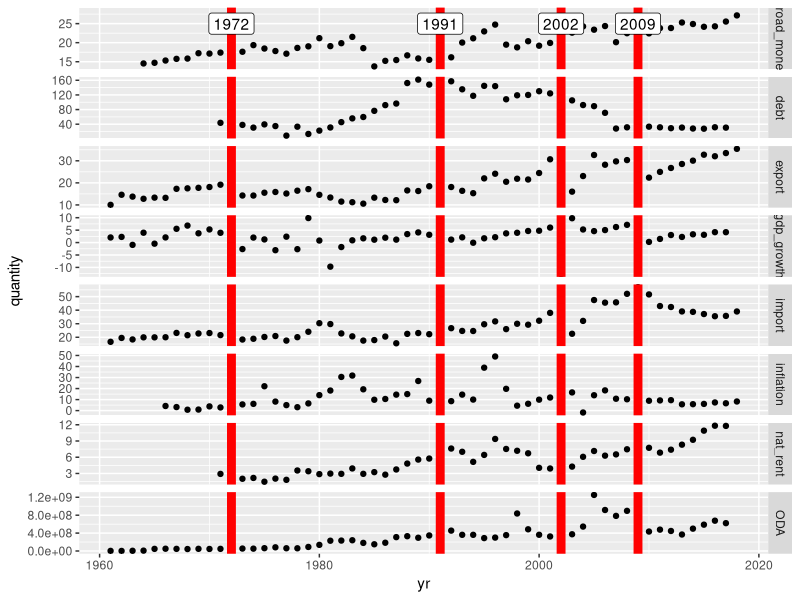
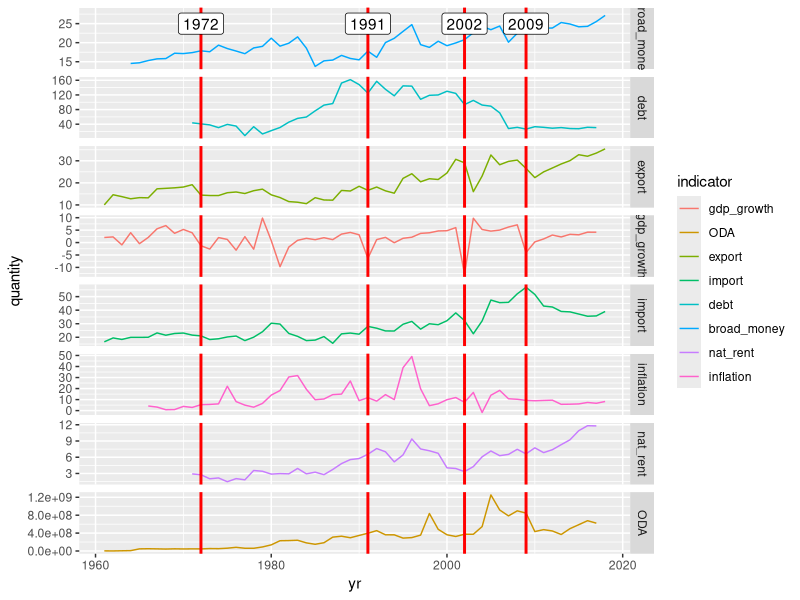
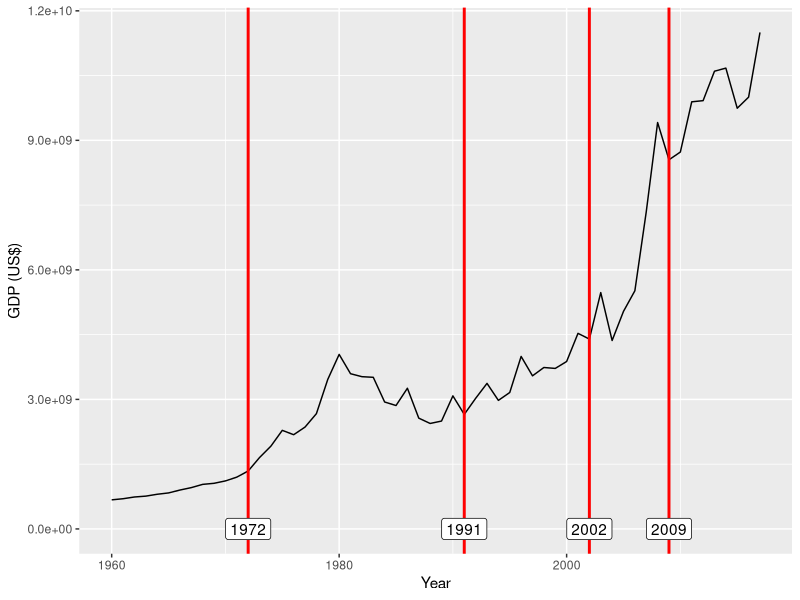
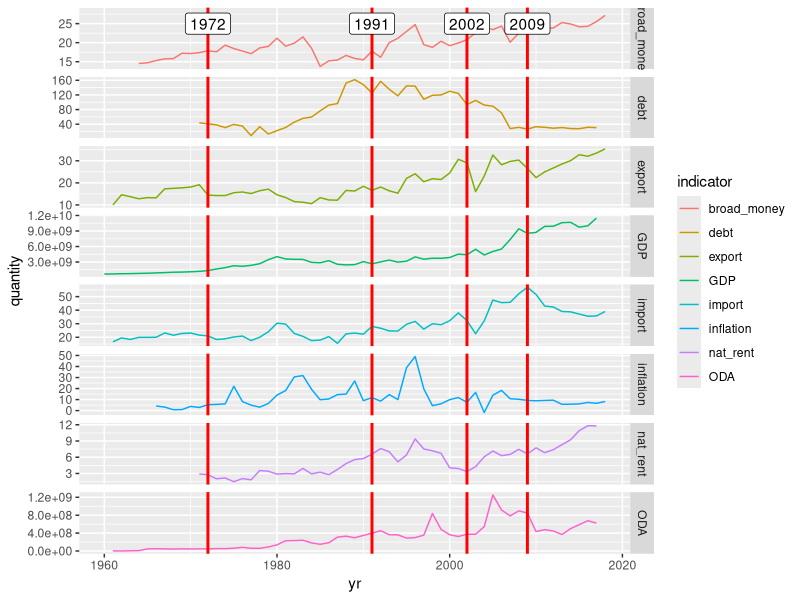
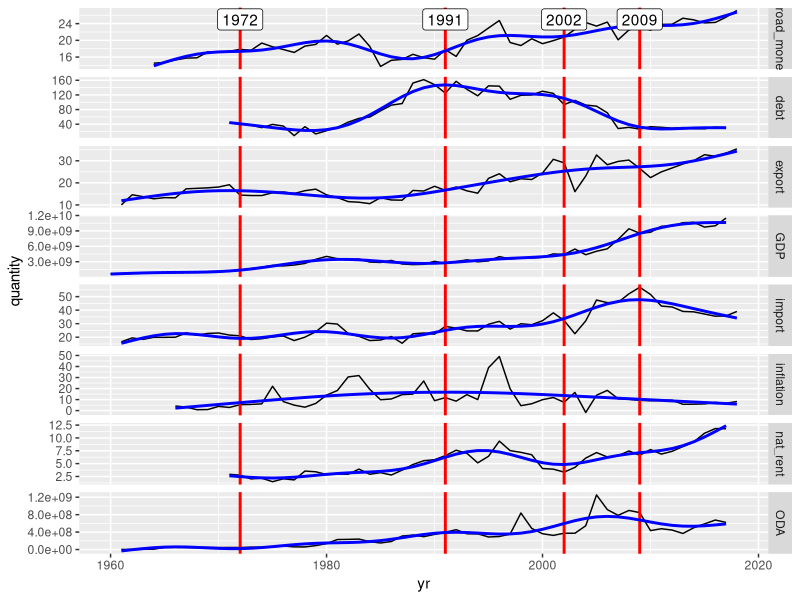
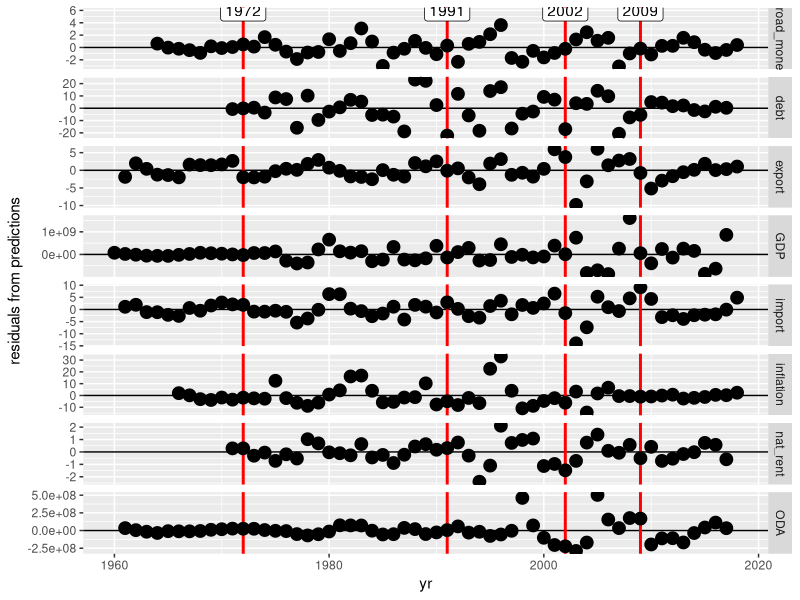
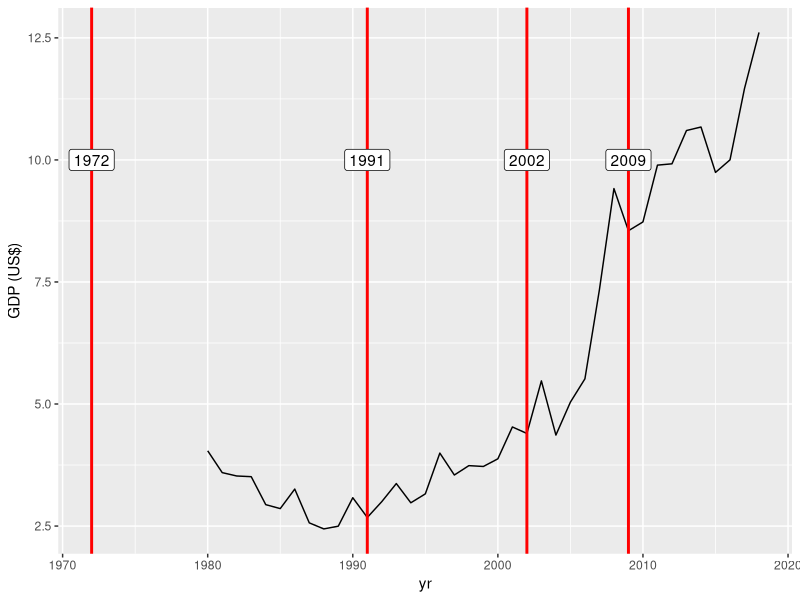

Source code (R) for these figures, in order: (Note: this script raises an error after producing the figures.)
rm(list=ls())

library(reshape2)
library(ggplot2)
library(dplyr)
library(lme4)

dat = read.csv(file ="mirana-data.csv", header = T, stringsAsFactors = F)
head(dat)
names(dat)
names(dat) <- c("yr", "gdp_growth", "ODA", "export", "import", "debt", "broad_money", "nat_rent", "inflation")
head(dat)


#separate and rejoin using 'melt' function in reshape2

dat.long = melt(dat,
                id.vars = "yr",
                variable.name = "indicator")
                
head(dat.long)
names(dat.long)[3] <- "quantity"


#look at indicator names
unique(dat.long$indicator)

crisis_yr = c(1972, 1991, 2002, 2009)
crisis_names = c(1972, 1991, 2002, 2009)
crisis.dat = cbind.data.frame(crisis_yr, crisis_names)
crisis.dat2 = crisis.dat
crisis.dat2$indicator = "broad_money"
head(crisis.dat)

#as points
ggplot(dat = dat.long) + geom_point(aes(x=yr, y=quantity)) + facet_grid(indicator~., scales = "free_y") + 
  geom_vline(data=crisis.dat, aes(xintercept=crisis_yr), col="red", size = 3) + geom_label(data=crisis.dat2, aes(x=crisis_yr, y=25, label=crisis_names))

#as lines - much clearer
ggplot(dat = dat.long) + geom_line(aes(x=yr, y=quantity, color=indicator)) + facet_grid(indicator~., scales = "free_y") + 
  geom_vline(data=crisis.dat, aes(xintercept=crisis_yr), col="red", size = 1) + geom_label(data=crisis.dat2, aes(x=crisis_yr, y=25, label=crisis_names))

ggsave(file = "Mirana_cumulative.pdf",
       units="mm",  
       width=80, 
       height=60, 
       scale=3, 
       dpi=300)


#then replace GDP growth with GDP
dat.long <- subset(dat.long, indicator!="gdp_growth")

#and attach the GDP data belwo

#regression on export
head(dat.long)
dat.long$crisis_yr = "N"
dat.long$crisis_yr[dat.long$yr==1972] = "Y"
dat.long$crisis_yr[dat.long$yr==1991] = "Y"
dat.long$crisis_yr[dat.long$yr==2002] = "Y"
dat.long$crisis_yr[dat.long$yr==2009] = "Y"

dat.long$post_crisis_yr = "N"
dat.long$post_crisis_yr[dat.long$yr==1973] = "Y"
dat.long$post_crisis_yr[dat.long$yr==1992] = "Y"
dat.long$post_crisis_yr[dat.long$yr==2003] = "Y"
dat.long$post_crisis_yr[dat.long$yr==2010] = "Y"






#now try loading the raw GDP data
dat3 <- read.csv(file="GDP.csv", header=T, stringsAsFactors = F)

head(dat3)
names(dat3) = dat3[3,]
dat3 <- dat3[4:nrow(dat3),]

head(dat3)

dat3 <- dat3[dat3$`Country Name`=="Madagascar",]

gdp.dat <- melt(dat3, 
                 id.vars = c("Country Name", "Country Code", "Indicator Name", "Indicator Code"),
                 variable.name = "Year")

head(gdp.dat)

#and plot
gdp.dat$Year = as.numeric(as.character(gdp.dat$Year))
gdp.dat$value = as.numeric(as.character(gdp.dat$value))
ggplot(data=gdp.dat) + geom_line(aes(x=Year, y=value)) + ylab("GDP (US$)") +
  geom_vline(data=crisis.dat, aes(xintercept=crisis_yr), col="red", size = 1) + geom_label(data=crisis.dat, aes(x=crisis_yr, y=10, label=crisis_names))

head(gdp.dat)
gdp.dat <- dplyr::select(gdp.dat, -('Country Code'), -('Indicator Name'), -('Indicator Code'))

head(gdp.dat)


#and join
head(dat.long)

gdp.dat$crisis_yr <- "N"
gdp.dat$crisis_yr[gdp.dat$Year==1972 | gdp.dat$Year==1991 | gdp.dat$Year==2002 | gdp.dat$Year==2009] <- "Y"


gdp.dat$post_crisis_yr <- "N"
gdp.dat$post_crisis_yr[gdp.dat$Year==1973 | gdp.dat$Year==1992 | gdp.dat$Year==2003 | gdp.dat$Year==2010] <- "Y"

head(gdp.dat)
gdp.dat <- dplyr::select(gdp.dat, Year, value, crisis_yr, post_crisis_yr)
gdp.dat$indicator <- "GDP"
names(gdp.dat)[1:2] <-c("yr", "quantity")

gdp.dat <- dplyr::select(gdp.dat, names(dat.long))

dat.long <- rbind(gdp.dat, dat.long)


#as lines - much clearer
ggplot(dat = dat.long) + geom_line(aes(x=yr, y=quantity, color=indicator)) + facet_grid(indicator~., scales = "free_y") + 
  geom_vline(data=crisis.dat, aes(xintercept=crisis_yr), col="red", size = 1) + geom_label(data=crisis.dat2, aes(x=crisis_yr, y=25, label=crisis_names))

ggsave(file = "Mirana_cumulative.pdf",
       units="mm",  
       width=80, 
       height=60, 
       scale=3, 
       dpi=300)


## now that you have consistent fitted time series, go ahead and fit a GAM model to each of these time series to look at what years represent statistical anomalies
## So, for each variable try the following structure:

#try fitting a better model - gam
library(mgcv)

#fit one for every indicator
unique(dat.long$indicator)

#eliminate gaps in the data
dat.long <- dat.long[complete.cases(dat.long),]

gam1 <- gam(quantity~s(yr), data = subset(dat.long, indicator=="GDP"))
gam2 <- gam(quantity~s(yr), data = subset(dat.long, indicator=="ODA"))
gam3 <- gam(quantity~s(yr), data = subset(dat.long, indicator=="export"))
gam4 <- gam(quantity~s(yr), data = subset(dat.long, indicator=="import"))
gam5 <- gam(quantity~s(yr), data = subset(dat.long, indicator=="debt"))
gam6 <- gam(quantity~s(yr), data = subset(dat.long, indicator=="broad_money"))
gam7 <- gam(quantity~s(yr), data = subset(dat.long, indicator=="nat_rent"))
gam8 <- gam(quantity~s(yr), data = subset(dat.long, indicator=="inflation"))

dat.long$gam_predict <- dat.long$gam_residuals <- NA
dat.long$gam_predict[dat.long$indicator=="GDP"] <- predict.gam(gam1)
dat.long$gam_residuals[dat.long$indicator=="GDP"] <- residuals(gam1)

dat.long$gam_predict[dat.long$indicator=="ODA"] <- predict.gam(gam2)
dat.long$gam_residuals[dat.long$indicator=="ODA"] <- residuals(gam2)

dat.long$gam_predict[dat.long$indicator=="export"] <- predict.gam(gam3)
dat.long$gam_residuals[dat.long$indicator=="export"] <- residuals(gam3)

dat.long$gam_predict[dat.long$indicator=="import"] <- predict.gam(gam4)
dat.long$gam_residuals[dat.long$indicator=="import"] <- residuals(gam4)

dat.long$gam_predict[dat.long$indicator=="debt"] <- predict.gam(gam5)
dat.long$gam_residuals[dat.long$indicator=="debt"] <- residuals(gam5)

dat.long$gam_predict[dat.long$indicator=="broad_money"] <- predict.gam(gam6)
dat.long$gam_residuals[dat.long$indicator=="broad_money"] <- residuals(gam6)

dat.long$gam_predict[dat.long$indicator=="nat_rent"] <- predict.gam(gam7)
dat.long$gam_residuals[dat.long$indicator=="nat_rent"] <- residuals(gam7)

dat.long$gam_predict[dat.long$indicator=="inflation"] <- predict.gam(gam8)
dat.long$gam_residuals[dat.long$indicator=="inflation"] <- residuals(gam8)

crisis.dat2 = crisis.dat
crisis.dat2$indicator <- "broad_money"

ggplot(data=dat.long) + geom_line(aes(x=yr, y=quantity)) + facet_grid(indicator~., scales="free_y") +
  geom_vline(data=crisis.dat, aes(xintercept=crisis_yr), col="red", size = 1) + geom_line(aes(x=yr, y= gam_predict), col="blue", size = 1) +
  geom_label(data=crisis.dat2, aes(x=crisis_yr, y=25, label=crisis_names)) 

ggsave(file = "Mirana_cumulative_wGAM.pdf",
       units="mm",  
       width=80, 
       height=60, 
       scale=3, 
       dpi=300)



#then plot residuals

ggplot(data=dat.long)  + geom_hline(yintercept = 0)  + geom_vline(data=crisis.dat, aes(xintercept=crisis_yr), col="red", size = 1) + ylab("residuals from predictions") +
   geom_point(aes(x=yr, y=gam_residuals), size=4) + geom_label(data=crisis.dat2, aes(x=crisis_yr, y=6, label=crisis_names)) +  facet_grid(indicator~., scales="free_y")





ggsave(file = "Mirana_cumulative_wGAM_residuals.pdf",
       units="mm",  
       width=60, 
       height=90, 
       scale=3, 
       dpi=300)


#then add in autocorrelation







datWEO <- read.csv(file="WEO-Data-FMI-Mada.csv", header=T, stringsAsFactors = F)
head(datWEO)
names(datWEO)
datWEO <- cbind.data.frame(datWEO[,2], datWEO[,5], datWEO[,7], datWEO[,10:48])  
names(datWEO) <- c("country", "variable", "units", seq(1980, 2018,1))

datWEO.long <- melt(datWEO, id.vars = c("country", "variable", "units"),
                    variable.name = "yr")
head(datWEO.long)

unique(datWEO.long$variable)
unique(datWEO.long$units)

#select only those with USD
datWEO.long = subset(datWEO.long, units == "U.S. dollars")
head(datWEO.long)
unique(datWEO.long$variable)

#plot GDP
WEO.gdp <- subset(datWEO.long, variable=="Gross domestic product, current prices")
head(WEO.gdp)
WEO.gdp$value <- as.numeric(WEO.gdp$value)
WEO.gdp$yr <- as.numeric(as.character(WEO.gdp$yr))

ggplot(data=WEO.gdp) + geom_line(aes(x=yr, y=value)) + ylab("GDP (US$)") +
  geom_vline(data=crisis.dat, aes(xintercept=crisis_yr), col="red", size = 1) + geom_label(data=crisis.dat, aes(x=crisis_yr, y=10, label=crisis_names)) 
  #geom_line(aes(x=Year, y= gam_predict), col="blue", size = 2)

ggsave(file = "WEO_gdp.pdf",
       units="mm",  
       width=80, 
       height=60, 
       scale=3, 
       dpi=300)


## looks the same, which is good.


## take a look at the crisis data that Mirana compiled and do some AIC model comparison
## 
crisis.dat <- read.csv2(file = "crisesA.csv", header=T, stringsAsFactors = F)
head(crisis.dat)
crisis.dat$Election <-  gsub(pattern = ",", replacement = ".", x=crisis.dat$Election)
crisis.dat$Election <-  gsub(pattern = "%", replacement = "", x=crisis.dat$Election)
crisis.dat$Election <- as.numeric(crisis.dat$Election)






################################
################################

## Old analyses - can mostly ignore
#add a column for change in GDP 1 year, 5 years, 10 years later

## compare predictors of crisis severity
## start with most complex crisis

m1 <- lm(Death~Transition + Pre.crisis + Post.crisis + Crisis, data=crisis.dat)
summary(m1)


m2 <- glm(quantity~yr +  crisis_yr, data=subset(dat.long, indicator=="ODA"))
summary(m2)

m3 <- glm(quantity~yr +  crisis_yr, data=subset(dat.long, indicator=="export"))
summary(m3)

m4 <- glm(quantity~yr +  crisis_yr, data=subset(dat.long, indicator=="import"))
summary(m4)

m5 <- glm(quantity~yr +  crisis_yr, data=subset(dat.long, indicator=="debt"))
summary(m5)

m6 <- glm(quantity~yr +  crisis_yr, data=subset(dat.long, indicator=="broad_money"))
summary(m6)

m7 <- glm(quantity~yr +  crisis_yr, data=subset(dat.long, indicator=="nat_rent"))
summary(m7)

m8 <- glm(quantity~yr +  crisis_yr, data=subset(dat.long, indicator=="inflation"))
summary(m8)


#look at whether crisis matters each post-crisis yr
m1 <- glm(quantity~yr +  post_crisis_yr, data=subset(dat.long, indicator=="gdp_growth"))
summary(m1)


m2 <- glm(quantity~yr +  post_crisis_yr, data=subset(dat.long, indicator=="ODA"))
summary(m2)


m3 <- glm(quantity~yr +  post_crisis_yr, data=subset(dat.long, indicator=="export"))
summary(m3)
##this sig - want to know the duration of effect...

m4 <- glm(quantity~yr +  post_crisis_yr, data=subset(dat.long, indicator=="import"))
summary(m4)

m5 <- glm(quantity~yr +  post_crisis_yr, data=subset(dat.long, indicator=="debt"))
summary(m5)

m6 <- glm(quantity~yr +  post_crisis_yr, data=subset(dat.long, indicator=="broad_money"))
summary(m6)

m7 <- glm(quantity~yr +  post_crisis_yr, data=subset(dat.long, indicator=="nat_rent"))
summary(m7)

m8 <- glm(quantity~yr +  post_crisis_yr, data=subset(dat.long, indicator=="inflation"))
summary(m8)




#look at whether crisis matters each year
m1 <- glm(quantity~yr +  crisis_yr, data=subset(dat.long, indicator=="gdp_growth"))
summary(m1)




gdp.dat = subset(dat.long, indicator=="gdp_growth")
gdp.dat = gdp.dat[complete.cases(gdp.dat),]
gdp.dat$prediction = predict(m1, type="response")
#this is sig

#try plotting with projection

#as lines - much clearer
ggplot(dat = gdp.dat) + geom_line(aes(x=yr, y=quantity), color="blue") + facet_grid(indicator~., scales = "free_y") + geom_line(aes(x=yr, y=prediction), col="black", size=2) +
  geom_vline(data=crisis.dat, aes(xintercept=crisis_yr), col="red", size = 1) + geom_label(data=crisis.dat, aes(x=crisis_yr, y=10, label=crisis_names))

#find the residuals
gdp.dat$residuals = resid(m1)

ggplot(data=gdp.dat)  + geom_hline(yintercept = 0)  + geom_vline(data=crisis.dat, aes(xintercept=crisis_yr), col="red", size = 1) + ylab("residuals from predictions, GDP growth") +
  geom_label(data=crisis.dat, aes(x=crisis_yr, y=6, label=crisis_names)) + geom_point(aes(x=yr, y=residuals), size=4)

ggsave(file = "Mirana_GDP_growth_residuals.pdf",
       units="mm",  
       width=80, 
       height=60, 
       scale=3, 
       dpi=300)






m2 <- glm(value~Year + crisis_yr, data=gdp.dat)
summary(m2) 

m3 <- glm(value~Year, data=gdp.dat)
summary(m3) 

gdp.dat$lm_predict = predict(m3)
gdp.dat$lm_residuals = residuals(m3)

ggplot(data=gdp.dat) + geom_line(aes(x=Year, y=value)) + ylab("GDP (US$)") +
  geom_vline(data=crisis.dat, aes(xintercept=crisis_yr), col="red", size = 1) + geom_label(data=crisis.dat, aes(x=crisis_yr, y=10, label=crisis_names)) +
  geom_line(aes(x=Year, y= lm_predict), col="blue")


ggplot(data=gdp.dat)  + geom_hline(yintercept = 0)  + geom_vline(data=crisis.dat, aes(xintercept=crisis_yr), col="red", size = 1) + ylab("residuals from predictions, GDP") +
  geom_point(aes(x=Year, y=lm_residuals), size=4) + geom_label(data=crisis.dat, aes(x=crisis_yr, y=6, label=crisis_names))

ggplot(data=gdp.dat)  + geom_hline(yintercept = 0)  + geom_vline(data=crisis.dat, aes(xintercept=crisis_yr), col="red", size = 1) + ylab("residuals from predictions, GDP") +
  geom_point(aes(x=Year, y=gam_residuals), size=4) + geom_label(data=crisis.dat, aes(x=crisis_yr, y=6, label=crisis_names))




